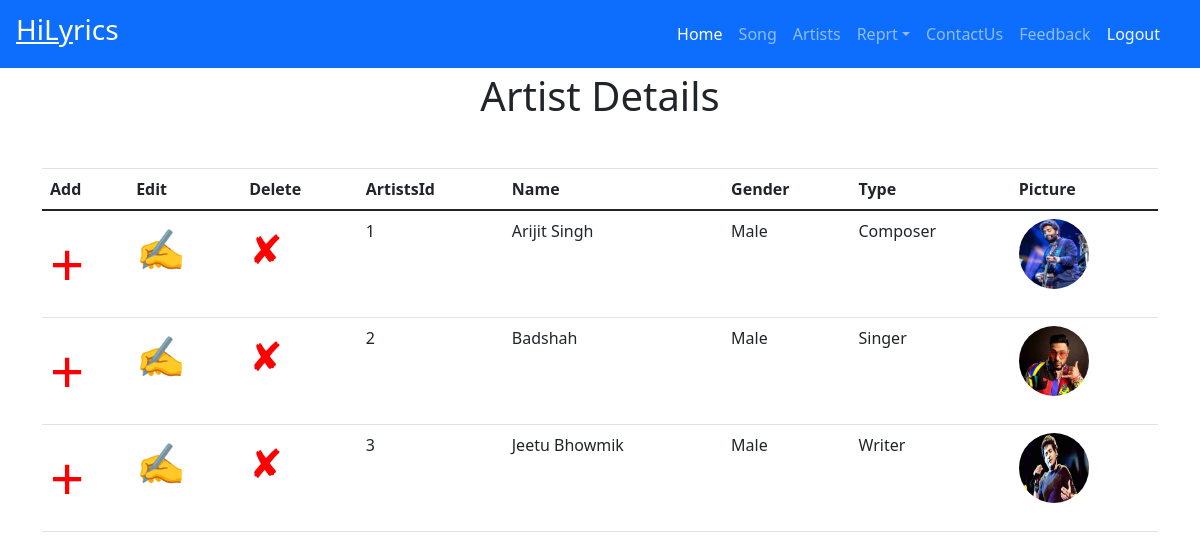
Screenshot of /admin/View_Artists.php (signed in) with the database file from the repository.
### tables this page shows
CREATE TABLE `artist` (
  `aid` int(11) NOT NULL,
  `anm` varchar(30) NOT NULL,
  `gender` varchar(10) NOT NULL,
  `type` varchar(30) NOT NULL,
  `pic` varchar(30) NOT NULL
);

### admin/View_Artists.php (the view, shortened to what this page needs)
<?php
    include('../head_tag.php');
    include('../conn.php');
    include("nav.php");
    $q="select * from artist";
    $result=mysqli_query($conn,$q) or die("Query Failed!!!");
    if(mysqli_num_rows($result)>0){
        echo "<div class='container'>
        <h1 class='text-center mt-5'>Artist Details</h1>
        <table  class='table mt-5'>";
echo "<thead><tr>
<th>Add</th>
                <th>Edit</th>
                <th>Delete</th>
                <th>ArtistsId</th>
                <th>Name</th>
                <th>Gender</th>
                <th>Type</th>
                <th>Picture</th>
                </tr></thead> <tbody>";
            while($r=mysqli_fetch_array($result)){
                    echo "<tr>
                    <td><a href='Add_Artists.php' style='text-decoration: none'><span style='font-size:60px;color:red;'>&plus;</span></a></td>
                        <td><a href='Update_Artists.php?aid=$r[0]'style='text-decoration: none'><span style='font-size:40px;;color:green;'>&#9997;</span></a></td>
                        <td><a href='Delete_Artists.php?aid=$r[0]'style='text-decoration: none'><span style='font-size:40px;color:red;'>&#10008;</span></a></td>
                        <td>$r[0]</td>
                        <td>$r[1]</td>
                        <td>$r[2]</td>
                        <td>$r[3]</td>
                       <td><img src='../pic/$r[4]'  width=70 height=70 class='rounded-circle'></td>
                        </tr>";
            }
            echo " </tbody></table></div>";
    }
?>

### rows the page displays
artist: aid "1", anm "Arijit Singh", gender "Male", type "Composer", pic (picture)
artist: aid "2", anm "Badshah", gender "Male", type "Singer", pic (picture)
artist: aid "3", anm "Jeetu Bhowmik", gender "Male", type "Writer", pic (picture)
